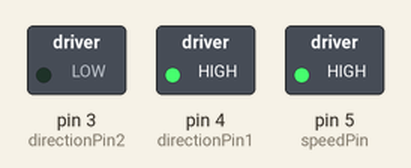
This sketch was run on a simulated Arduino Uno, built with avr-gcc and run on an emulated ATmega328P. Shown: switched loads named in the sketch (green lamp = pin HIGH).

Above: at 0.1 s.
Timing chart, 0 to 1.6 s (numbered marks = the images above):
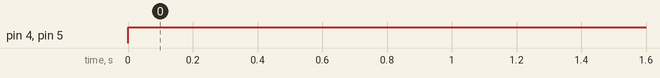

The sketch:

dcMotor.ino
```cpp
 int speedPin = 5;
 int directionPin1 = 4;
 int directionPin2 = 3;
 int motorSpeed = 255;

 void setup() {
  pinMode(speedPin, OUTPUT);
  pinMode(directionPin1, OUTPUT);
  pinMode(directionPin2, OUTPUT);
  Serial.begin(9600);

}

void loop() {
  digitalWrite(directionPin1, HIGH);
  digitalWrite(directionPin2, LOW);
  analogWrite(speedPin, motorSpeed);

}
```

Measured:
- by itself, pin 4 (directionPin1), pin 5 (speedPin): LOW → HIGH at 0.00 s
